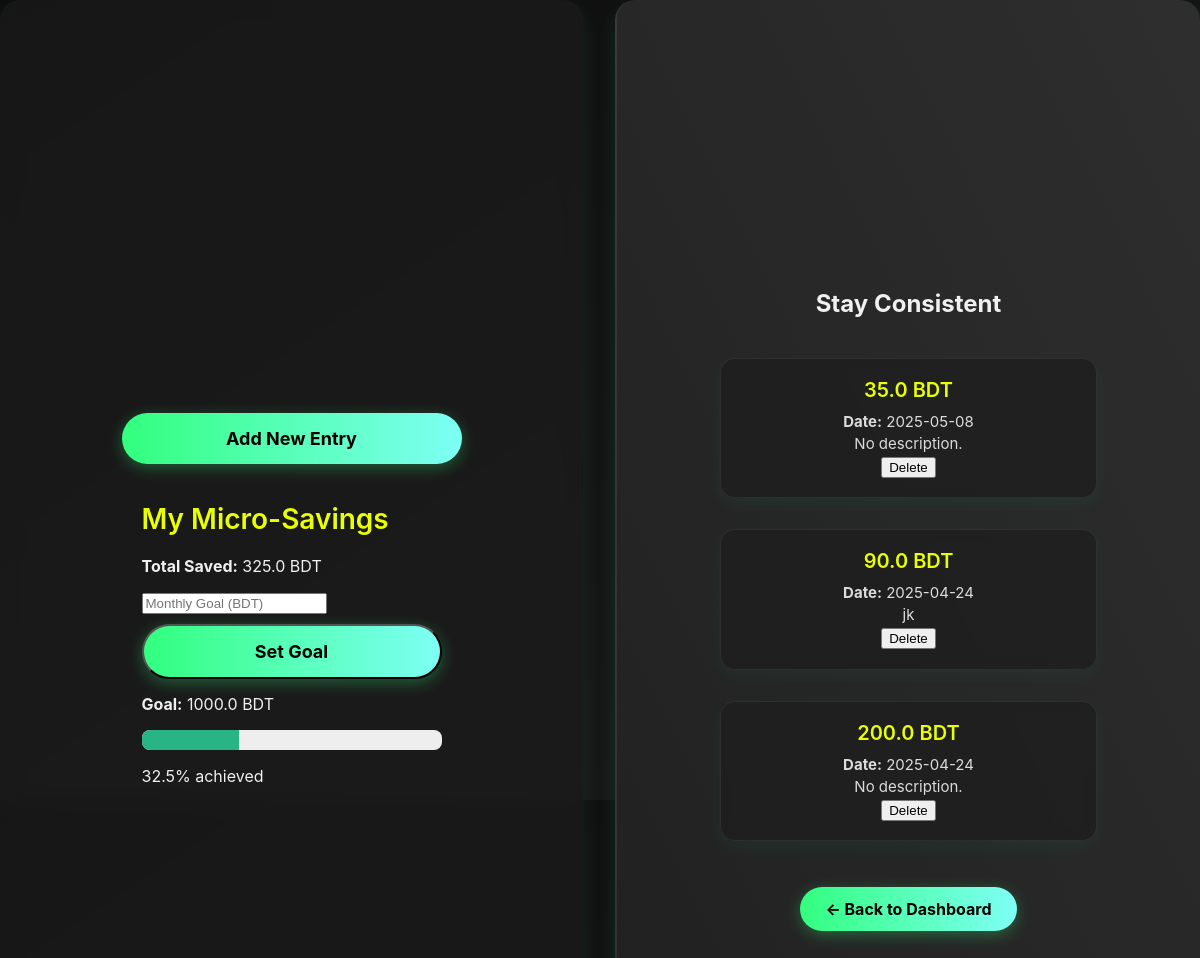
/microsave/log (signed in), run on the app's committed database.
### models/microsave.py (models this page shows)
class MicroSaving(db.Model):
    __tablename__ = 'microsavings'
    id = db.Column(db.Integer, primary_key=True)
    user_id = db.Column(db.Integer, db.ForeignKey('user.id'), nullable=False)
    amount = db.Column(db.Float, nullable=False)
    description = db.Column(db.String(255))
    date = db.Column(db.DateTime, default=datetime.utcnow)
    is_goal = db.Column(db.Boolean, default=False)
    goal_month = db.Column(db.String(7))  # e.g., "2025-04"

### routes/microsave.py (the view)
@microsave_bp.route('/log')
@login_required
def view_micro_savings():
    from datetime import datetime
    entries = MicroSaving.query.filter_by(user_id=current_user.id, is_goal=False).order_by(MicroSaving.date.desc()).all()
    total_saved = sum(e.amount for e in entries)
    current_month = datetime.utcnow().strftime('%Y-%m')
    goal_entry = MicroSaving.query.filter_by(user_id=current_user.id, is_goal=True, goal_month=current_month).first()
    goal_amount = goal_entry.amount if goal_entry else 0
    progress_percent = round((total_saved / goal_amount) * 100, 2) if goal_amount > 0 else 0
    return render_template(
        'microsave/log.html',
        entries=entries,
        total_saved=total_saved,
        goal_amount=goal_amount,
        progress_percent=progress_percent
    )

### app.py (called while the page is built)
@login_manager.user_loader
def load_user(user_id):
    return User.query.get(int(user_id))

### templates/microsave/log.html (shortened to what this page needs)
<!DOCTYPE html>
<html lang="en">
<head>
    <link rel="stylesheet" href="{{ url_for('static', filename='css/styles.css') }}">
</head>
<body>
    <div class="container">
        <div class="left-panel">
            <a href="{{ url_for('microsave.add_micro_saving') }}" class="dashboard-btn">Add New Entry</a>
            <div class="left-column">
                <h2>My Micro-Savings</h2>
                <p><strong>Total Saved:</strong> {{ total_saved or 0 }} BDT</p>
                <form method="POST" action="{{ url_for('microsave.set_goal') }}">
                    <input type="number" step="0.01" name="goal_amount" placeholder="Monthly Goal (BDT)" required>
                    <button type="submit" class="dashboard-btn" style="margin-top: 10px;">Set Goal</button>
                </form>
                {% if goal_amount %}
                    <p style="margin-top: 15px;"><strong>Goal:</strong> {{ goal_amount }} BDT</p>
                    <div style="background: #eee; height: 20px; border-radius: 8px; overflow: hidden; width: 100%;">
                        <div style="background: #28b485; width: {{ progress_percent }}%; height: 100%;"></div>
                    </div>
                    <p>{{ progress_percent }}% achieved</p>
                {% endif %}
            </div>
        </div>
        <div class="right-panel">
            <h2>Stay Consistent</h2>
            {% if entries %}
                <div class="goal-list">
                    {% for entry in entries %}
                    <div class="goal-card">
                        <h3>{{ entry.amount }} BDT</h3>
                        <p><strong>Date:</strong> {{ entry.date.strftime('%Y-%m-%d') if entry.date else 'N/A' }}</p>
                        <p>{{ entry.description or 'No description.' }}</p>
                        <form method="POST" action="{{ url_for('microsave.delete_micro_saving', entry_id=entry.id) }}">
                            <button type="submit">Delete</button>
                        </form>
                    </div>
                    {% endfor %}
                </div>
            {% else %}
                <p>No micro-savings recorded yet.</p>
            {% endif %}
            <a href="{{ url_for('main.dashboard') }}" class="back-dashboard-btn">← Back to Dashboard</a>
        </div>
    </div>
</body>
</html>

### static/css/styles.css (style rules this page uses)
body { margin: 0; padding: 0; font-family: 'Inter', sans-serif; display: flex; height: 100vh; background: linear-gradient(to bottom right, #0f0f0f, #1c1c1c); color: #f0f0f0; }
.container { display: flex; width: 100vw; height: 150vh; }
.left-panel, .right-panel { flex: 1; display: flex; align-items: center; justify-content: center; flex-direction: column; padding: 40px; box-sizing: border-box; height: 150vh; backdrop-filter: blur(10px); background: rgba(30, 30, 30, 0.6); border-radius: 20px; box-shadow: 0 8px 20px rgba(0, 255, 170, 0.1); }
.left-panel { color: #f0f0f0; }
.right-panel { background: linear-gradient(to top right, #202020, #2e2e2e); color: #f0f0f0; text-align: center; border-left: 2px solid rgba(255, 255, 255, 0.05); }
.left-column h2 { font-size: 28px; font-weight: 600; margin-bottom: 20px; color: #eaff00; }
.goal-list { display: flex; flex-direction: column; gap: 15px; margin-top: 20px; }
.goal-card { width: 21rem; background: rgba(40, 40, 40, 0.7); padding: 20px; border-radius: 20px; border: 1px solid rgba(255, 255, 255, 0.06); box-shadow: 0 8px 24px rgba(0, 255, 170, 0.08); backdrop-filter: blur(8px); transition: transform 0.3s ease, box-shadow 0.3s ease; animation: fadeInCard 0.4s ease-in; }
.goal-card h3 { margin: 0 0 10px; color: #eaff00; font-size: 20px; font-weight: 600; }
.goal-card p { margin: 3px 0; color: #dcdcdc; font-size: 15px; }
.dashboard-btn { display: block; background: linear-gradient(to right, #32ff7e, #7efff5); color: black; padding: 15px 20px; margin: 15px auto; text-align: center; border-radius: 30px; width: 300px; font-size: 18px; font-family: 'Inter', sans-serif; text-decoration: none; font-weight: bold; transition: all 0.3s ease; box-shadow: 0 4px 16px rgba(50, 255, 126, 0.3); }
.container { display: flex; gap: 2rem; flex-wrap: wrap; }
.goal-card { border: 1px solid rgba(255, 255, 255, 0.07); padding: 1.2rem; margin-bottom: 1rem; border-radius: 15px; background: rgba(30, 30, 30, 0.75); box-shadow: 0 6px 18px rgba(0, 255, 170, 0.06); color: #eaff00; backdrop-filter: blur(6px); transition: transform 0.2s ease; }
.back-dashboard-btn { margin-top: 30px; display: inline-block; padding: 12px 25px; background: linear-gradient(to right, #32ff7e, #7efff5); color: #000; font-weight: bold; border-radius: 30px; text-decoration: none; font-size: 16px; transition: transform 0.3s ease, box-shadow 0.3s ease; box-shadow: 0 4px 16px rgba(50, 255, 126, 0.3); }
body { display: flex; margin: 0; background: linear-gradient(to bottom right, #0d0d0d, #1a1a1a); color: #f0f0f0; }

### data on the page
MicroSaving: amount "1000.0"
MicroSaving: amount "35.0", date "2025-05-08", description "No description."
MicroSaving: amount "90.0", date "2025-04-24", description "jk"
MicroSaving: amount "200.0", date "2025-04-24", description "No description."

### other printed values
{{ total_saved or 0 }} "325.0"
{{ progress_percent }} "32.5"
